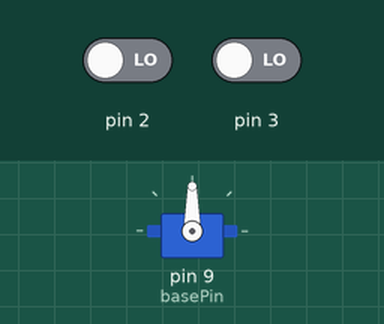
This sketch was run on a simulated Arduino Uno, built with avr-gcc and run on an emulated ATmega328P. Shown: servo. The test bench sets the inputs (shaded band); at power-on: pin 2 LOW, pin 3 LOW.

Above: at 1.2 s.
1.3 s: pin 2 driven HIGH
At 2.3 s:
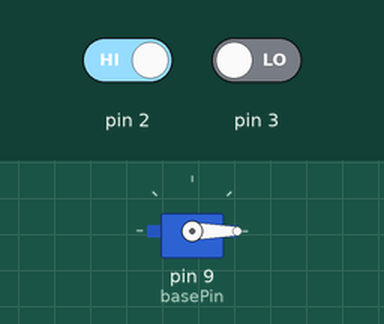
2.8 s: pin 2 driven LOW and pin 3 driven HIGH
At 3.4 s:
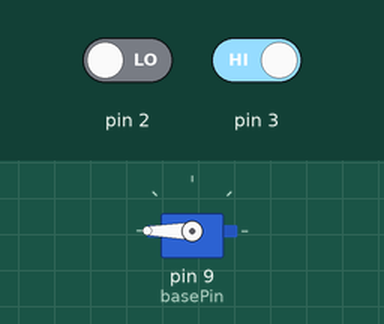
Timing chart, 0 to 5.8 s (numbered marks = the images above; inputs shaded):
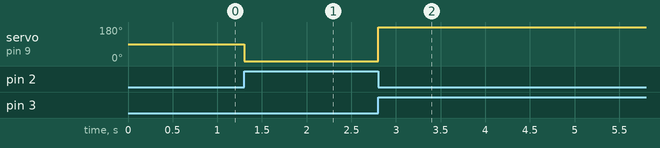

The sketch:

Lesson_3_Challenge1_Button.ino
```cpp
#include <Servo.h>

//Button status
bool button1;
bool button2;

//Servo Pin Variables
int basePin = 9;

//Variables for Initial Servo Positions - you may want to modify these values depending on how the arm was built
float basePosition = 0;

Servo base;

void setup() {
  pinMode(basePin, OUTPUT);
  pinMode(2, INPUT);
  pinMode(3, INPUT);

  base.attach(basePin);
}

void loop() {
   button1 = digitalRead(2); // checks if button 1 is pressed
   button2 = digitalRead(3);  //checks if button 2 is pressed

  if (button1 == HIGH) {    //This is a case statement.  We are asking the code to compare two values.  If the comparison is TRUE, exectue the code in the { brackets }.  If FALSE, the { bracket } code is skipped, and the next if statement is checked.
       base.write(0);   //replace '0' with any number from 0 - 180
  }
  else if (button2 == HIGH) {
       base.write(180);   //replace '180' with any number from 0 - 180
  }


}
```

Measured:
- after the input at 1.3 s, servo on pin 9 (basePin): 90° → 0° at once
- after the input at 2.8 s, servo on pin 9 (basePin): 0° → 180° at once
